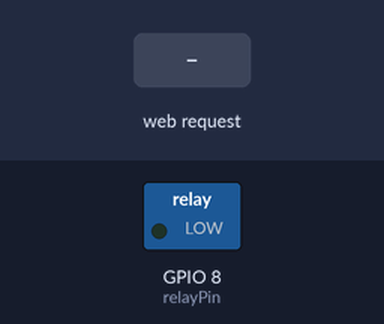
Recording of a sketch running on a simulated ESP32-S3. On the bench: switched loads named in the sketch (green lamp = pin HIGH). The test bench sets the inputs (shaded band). WiFi joins after 1.5 s; servers stay silent unless stated; what the sketch prints to the serial monitor is not drawn.

Above: at 2.7 s.
2.8 s: HTTP request GET /relay/on received
At 4.0 s:
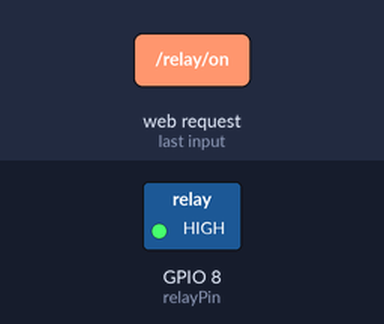
4.3 s: HTTP request GET /relay/off received
At 5.4 s:
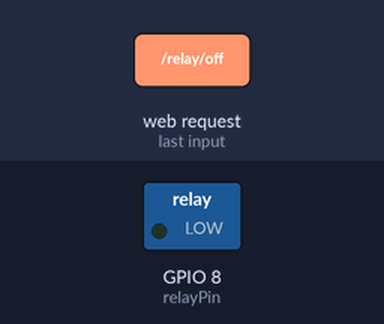
Timing chart, 0 to 7.3 s (numbered marks = the images above; inputs shaded):
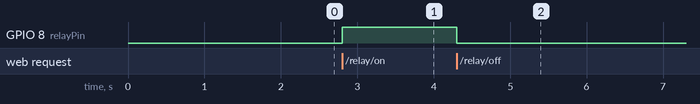

Measured:
- after the input at 2.8 s, GPIO 8 (relayPin): LOW → HIGH at once
- after the input at 4.3 s, GPIO 8 (relayPin): HIGH → LOW at once

The sketch:

Home_Auto_LAN.ino
```cpp
#include <WiFi.h>

// WiFi credentials
const char* ssid = "wifi";
const char* password = "123456789";

// Relay pin
const int relayPin = 8;  // Change to the GPIO pin you’re using

// Web server running on port 80
WiFiServer server(80);

// Variable to hold the relay state
bool relayState = LOW;

void setup() {
  // Initialize serial communication for debugging
  Serial.begin(115200);

  // Set relay pin as output
  pinMode(relayPin, OUTPUT);
  digitalWrite(relayPin, relayState);  // Start with relay off

  // Connect to WiFi
  WiFi.begin(ssid, password);
  Serial.print("Connecting to WiFi...");
  while (WiFi.status() != WL_CONNECTED) {
    delay(500);
    Serial.print(".");
  }
  Serial.println("\nConnected to WiFi!");
  Serial.print("IP Address: ");
  Serial.println(WiFi.localIP());

  // Start the web server
  server.begin();
}

void loop() {
  // Listen for incoming clients
  WiFiClient client = server.available();
  if (client) {
    Serial.println("New Client connected.");
    String currentLine = "";
    while (client.connected()) {
      if (client.available()) {
        char c = client.read();
        Serial.write(c);
        currentLine += c;

        // Check if request ends with a newline
        if (c == '\n') {
          // Check if it's a GET request for relay control
          if (currentLine.indexOf("GET /relay/on") >= 0) {
            relayState = HIGH;
            digitalWrite(relayPin, relayState);
          }
          if (currentLine.indexOf("GET /relay/off") >= 0) {
            relayState = LOW;
            digitalWrite(relayPin, relayState);
          }

          // Send HTML response to client
          client.println("HTTP/1.1 200 OK");
          client.println("Content-type:text/html");
          client.println();

          client.print("<html><body><h1>ESP32 Relay Control</h1>");
          client.print("<p>Relay is currently: ");
          client.print(relayState ? "ON" : "OFF");
          client.print("</p><p><a href=\"/relay/on\"><button>Turn On</button></a>");
          client.print("<a href=\"/relay/off\"><button>Turn Off</button></a></p>");
          client.print("</body></html>");

          // Close the HTTP response
          client.println();
          break;
        }
        if (c == '\n') currentLine = "";
      }
    }
    // Close the connection
    client.stop();
    Serial.println("Client disconnected.");
  }
}
```
